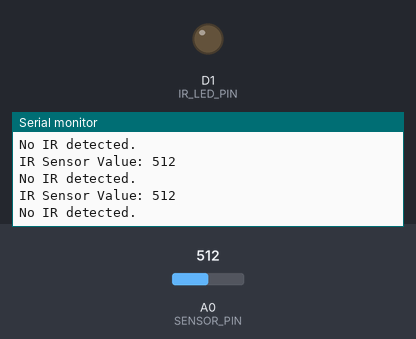
Simulated run of this sketch. Board: ESP8266 (NodeMCU). Parts: output pins drawn as LEDs (lit = HIGH), the last lines printed to the serial monitor. The inputs (shaded band) are chosen by the test bench; at power-on: A0 (SENSOR_PIN) = 512.

Above: at 1.3 s.
1.4 s: A0 (SENSOR_PIN) set to 693
At 1.9 s:
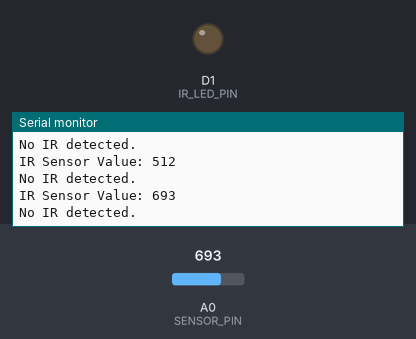
2.9 s: A0 (SENSOR_PIN) set to 710
At 3.4 s:
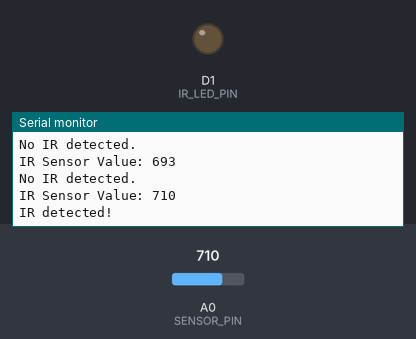
Timing chart, 0 to 5.9 s (numbered marks = the images above; inputs shaded):
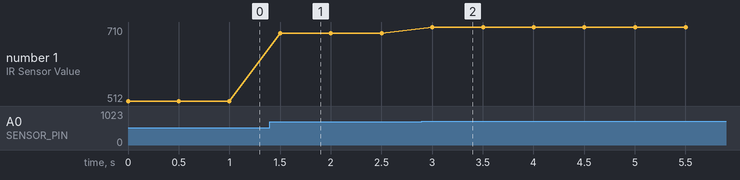

The sketch:

ledir.ino
```cpp
#define IR_LED_PIN D1
#define SENSOR_PIN A0

void setup() {
  pinMode(IR_LED_PIN, OUTPUT);
  digitalWrite(IR_LED_PIN, LOW);
  Serial.begin(115200);
}

void loop() {
  digitalWrite(IR_LED_PIN, HIGH);

  int sensorValue = analogRead(SENSOR_PIN);
  Serial.print("IR Sensor Value: ");
  Serial.println(sensorValue);

  if(sensorValue > 700) {
    Serial.println("IR detected!");
  } else {
    Serial.println("No IR detected.");
  }

  digitalWrite(IR_LED_PIN, LOW);
  delay(500);
}
```

Measured:
- the behaviour switches between 700 and 701 on A0 (SENSOR_PIN) (found by bisection; images 1 and 2)
- after the input at 1.4 s, the serial monitor: prints a new line after 0.10 s (image 1)
- after the input at 2.9 s, the serial monitor: prints a new line after 0.10 s (image 2)
- plotted number 1: 512 → 693 after the input at 1.4 s, 693 → 710 after the input at 2.9 s
